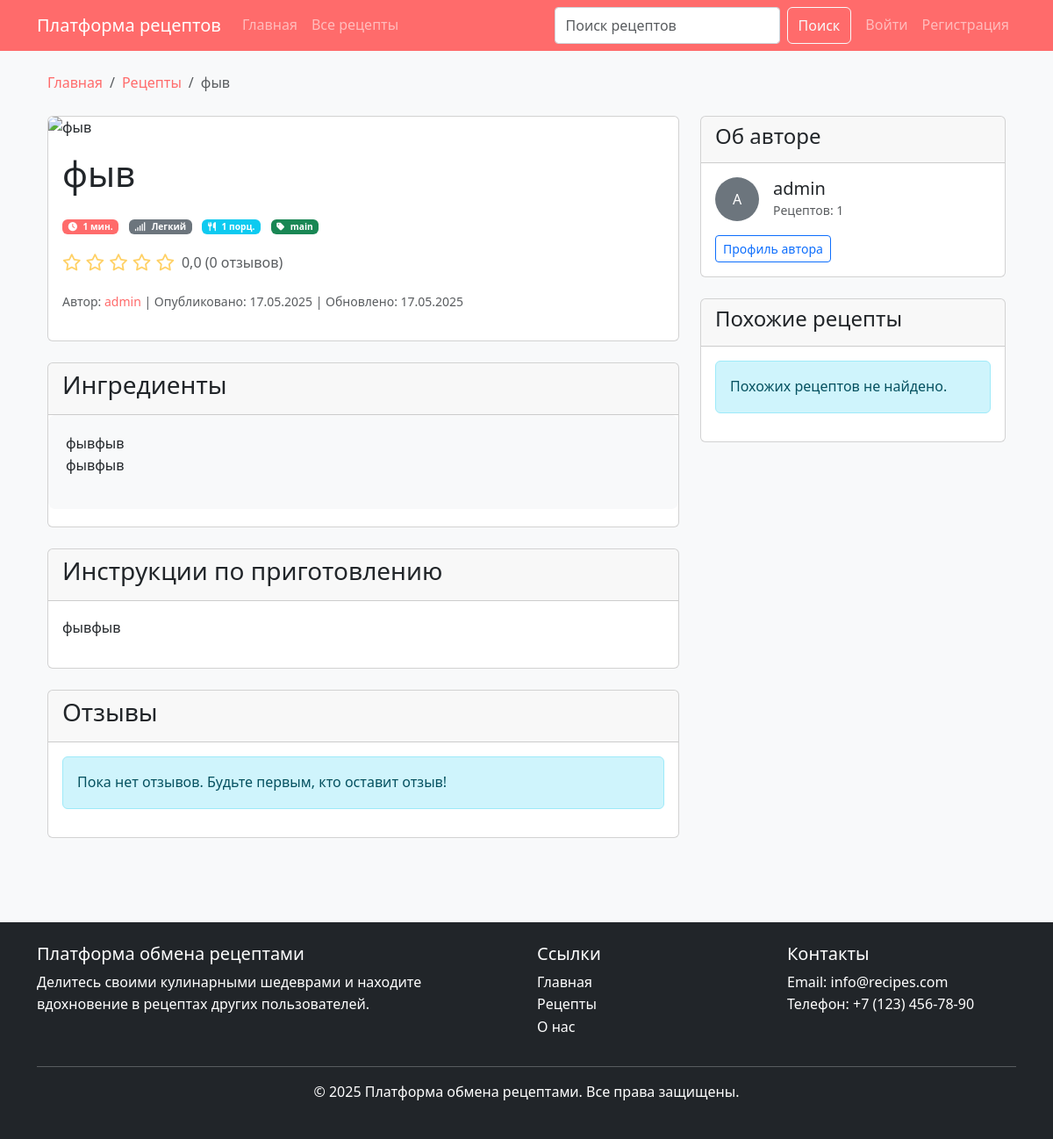
Page /recipes/1/ on the committed database.
### recipes/models.py (models this page shows, shortened)
class Recipe(models.Model):
    DIFFICULTY_CHOICES = [
        ('easy', 'Легкий'),
        ('medium', 'Средний'),
        ('hard', 'Сложный'),
    ]
    title = models.CharField(max_length=255)
    ingredients = models.TextField()  # Хранение в формате JSON или списком
    instructions = models.TextField()
    cooking_time = models.PositiveIntegerField(help_text="Время приготовления в минутах")
    difficulty = models.CharField(max_length=10, choices=DIFFICULTY_CHOICES, default='medium')
    image = models.ImageField(upload_to='recipe_images/', blank=True, null=True)
    author = models.ForeignKey(settings.AUTH_USER_MODEL, on_delete=models.CASCADE, related_name='recipes')
    created_at = models.DateTimeField(auto_now_add=True)
    updated_at = models.DateTimeField(auto_now=True)
    is_published = models.BooleanField(default=True)
    category = models.CharField(max_length=100, blank=True)
    servings = models.PositiveIntegerField(default=1)
    class Meta:
        ordering = ['-created_at']
    def average_rating(self):
        reviews = self.reviews.all()
        if reviews:
            return sum(review.rating for review in reviews) / reviews.count()
        return 0

### users/models.py (models this page shows)
class User(AbstractUser):
    bio = models.TextField(blank=True, verbose_name="О себе")
    profile_picture = models.ImageField(upload_to='profile_pictures/', blank=True, null=True, verbose_name="Фото профиля")
    registration_date = models.DateTimeField(auto_now_add=True, verbose_name="Дата регистрации")
    class Meta:
        verbose_name = "Пользователь"
        verbose_name_plural = "Пользователи"

### recipes/views_frontend.py (the view, shortened to what this page needs)
# urls.py: path('recipes/<int:pk>/', RecipeDetailView.as_view(), name='recipe_detail'),
class RecipeDetailView(DetailView):
    model = Recipe
    template_name = 'recipes/detail.html'
    context_object_name = 'recipe'
    def get_context_data(self, **kwargs):
        context = super().get_context_data(**kwargs)
        recipe = self.get_object()
        similar_recipes = Recipe.objects.filter(
            is_published=True
        ).exclude(id=recipe.id)
        if recipe.category:
            category_recipes = similar_recipes.filter(category=recipe.category)
            author_recipes = similar_recipes.filter(author=recipe.author)
            context['similar_recipes'] = (category_recipes | author_recipes).distinct()[:5]
        else:
            context['similar_recipes'] = similar_recipes.filter(author=recipe.author)[:5]
        return context

### templates/recipes/detail.html (shortened to what this page needs)
{% extends 'base/base.html' %}
{% load static %}
{% block content %}
<div class="container">
    <nav aria-label="breadcrumb" class="mb-4">
        <ol class="breadcrumb">
            <li class="breadcrumb-item"><a href="/">Главная</a></li>
            <li class="breadcrumb-item"><a href="/recipes">Рецепты</a></li>
            <li class="breadcrumb-item active" aria-current="page">{{ recipe.title }}</li>
        </ol>
    </nav>
    <div class="row">
        <div class="col-md-8">
            <div class="card mb-4">
                {% if recipe.image %}
                    <img src="{{ recipe.image.url }}" class="recipe-detail-img" alt="{{ recipe.title }}">
                {% else %}
                    <img src="{% static 'img/default-recipe.jpg' %}" class="recipe-detail-img" alt="{{ recipe.title }}">
                {% endif %}
                <div class="card-body">
                    <div class="d-flex justify-content-between align-items-center mb-3">
                        <h1 class="card-title">{{ recipe.title }}</h1>
                    </div>
                    <div class="recipe-meta mb-3">
                        <span class="badge bg-primary me-2"><i class="fas fa-clock me-1"></i> {{ recipe.cooking_time }} мин.</span>
                        <span class="badge bg-secondary me-2"><i class="fas fa-signal me-1"></i> {{ recipe.get_difficulty_display }}</span>
                        <span class="badge bg-info me-2"><i class="fas fa-utensils me-1"></i> {{ recipe.servings }} порц.</span>
                        {% if recipe.category %}
                            <span class="badge bg-success"><i class="fas fa-tag me-1"></i> {{ recipe.category }}</span>
                        {% endif %}
                    </div>
                    <div class="d-flex align-items-center mb-3">
                        <div class="rating me-2">
                            {% for i in "12345" %}
                                {% if forloop.counter <= recipe.average_rating %}
                                    <i class="fas fa-star"></i>
                                {% elif forloop.counter <= recipe.average_rating|add:"0.5" %}
                                    <i class="fas fa-star-half-alt"></i>
                                {% else %}
                                    <i class="far fa-star"></i>
                                {% endif %}
                            {% endfor %}
                        </div>
                        <span class="text-muted">{{ recipe.average_rating|floatformat:1 }} ({{ recipe.reviews.count }} отзывов)</span>
                    </div>
                    <p class="text-muted">
                        <small>Автор: <a href="/users/{{ recipe.author.id }}">{{ recipe.author.username }}</a> |
                        Опубликовано: {{ recipe.created_at|date:"d.m.Y" }}
                        {% if recipe.updated_at != recipe.created_at %}
                            | Обновлено: {{ recipe.updated_at|date:"d.m.Y" }}
                        {% endif %}
                        </small>
                    </p>
                </div>
            </div>
            <div class="card mb-4">
                <div class="card-header">
                    <h3>Ингредиенты</h3>
                </div>
                <div class="card-body recipe-ingredients">
                    {{ recipe.ingredients|linebreaks }}
                </div>
            </div>
            <div class="card mb-4">
                <div class="card-header">
                    <h3>Инструкции по приготовлению</h3>
                </div>
                <div class="card-body recipe-instructions">
                    {{ recipe.instructions|linebreaks }}
                </div>
            </div>
            <div class="card mb-4">
                <div class="card-header d-flex justify-content-between align-items-center">
                    <h3>Отзывы</h3>
                </div>
                <div class="card-body">
                    <div class="reviews-list">
                        {% for review in recipe.reviews.all %}
                            <div class="review">
                                <div class="d-flex justify-content-between align-items-start">
                                    <div>
                                        <h5>{{ review.user.username }}</h5>
                                        <div class="rating mb-2">
                                            {% for i in "12345" %}
                                                {% if forloop.counter <= review.rating %}
                                                    <i class="fas fa-star"></i>
                                                {% else %}
                                                    <i class="far fa-star"></i>
                                                {% endif %}
                                            {% endfor %}
                                        </div>
                                    </div>
                                    <small class="text-muted">{{ review.created_at|date:"d.m.Y" }}</small>
                                </div>
                                <p>{{ review.comment }}</p>
                            </div>
                        {% empty %}
                            <div class="alert alert-info">
                                Пока нет отзывов. Будьте первым, кто оставит отзыв!
                            </div>
                        {% endfor %}
                    </div>
                </div>
            </div>
        </div>
        <div class="col-md-4">
            <div class="card mb-4">
                <div class="card-header">
                    <h4>Об авторе</h4>
                </div>
                <div class="card-body">
                    <div class="d-flex align-items-center mb-3">
                        {% if recipe.author.profile_picture %}
                            <img src="{{ recipe.author.profile_picture.url }}" class="rounded-circle me-3" width="50" height="50" alt="{{ recipe.author.username }}">
                        {% else %}
                            <div class="rounded-circle bg-secondary text-white d-flex align-items-center justify-content-center me-3" style="width: 50px; height: 50px;">
                                {{ recipe.author.username|first|upper }}
                            </div>
                        {% endif %}
                        <div>
                            <h5 class="mb-0">{{ recipe.author.username }}</h5>
                            <small class="text-muted">Рецептов: {{ recipe.author.recipes.count }}</small>
                        </div>
                    </div>
                    <a href="/users/{{ recipe.author.id }}" class="btn btn-outline-primary btn-sm">Профиль автора</a>
                </div>
            </div>
            <div class="card mb-4">
                <div class="card-header">
                    <h4>Похожие рецепты</h4>
                </div>
                <div class="card-body">
                    <div class="list-group">
                        {% for similar_recipe in similar_recipes %}
                            <a href="/recipes/{{ similar_recipe.id }}" class="list-group-item list-group-item-action">
                                <div class="d-flex w-100 justify-content-between">
                                    <h5 class="mb-1">{{ similar_recipe.title }}</h5>
                                    <small class="text-muted">{{ similar_recipe.cooking_time }} мин.</small>
                                </div>
                                <small class="text-muted">{{ similar_recipe.author.username }}</small>
                            </a>
                        {% empty %}
                            <div class="alert alert-info">
                                Похожих рецептов не найдено.
                            </div>
                        {% endfor %}
                    </div>
                </div>
            </div>
        </div>
    </div>
</div>
{% endblock %}

### static/css/style.css (style rules this page uses)
:root { --primary-color: #ff6b6b; --secondary-color: #4ecdc4; --dark-color: #292f36; --light-color: #f7fff7; --danger-color: #ff6b6b; --success-color: #6bff84; --warning-color: #ffd166; }
body { font-family: 'Segoe UI', Tahoma, Geneva, Verdana, sans-serif; line-height: 1.6; background-color: #f8f9fa; color: var(--dark-color); }
a { color: var(--primary-color); text-decoration: none; }
.bg-primary { background-color: var(--primary-color) !important; }
.recipe-meta { font-size: 0.85rem; color: #6c757d; }
.recipe-detail-img { max-height: 400px; object-fit: cover; width: 100%; border-radius: 8px; }
.recipe-ingredients { background-color: #f8f9fa; padding: 20px; border-radius: 8px; margin-bottom: 20px; }
.recipe-instructions { line-height: 1.8; }
.rating { color: var(--warning-color); font-size: 1.2rem; }

### rows in the picture
Recipe: title "фыв", cooking_time "1", difficulty "Легкий", servings "1", category "main", average_rating "0,0", reviews.count "0", author.username "admin", created_at "17.05.2025", updated_at "17.05.2025", ingredients "фывфыв фывфыв", instructions "фывфыв", author.username|first "A", author.recipes.count "1"
